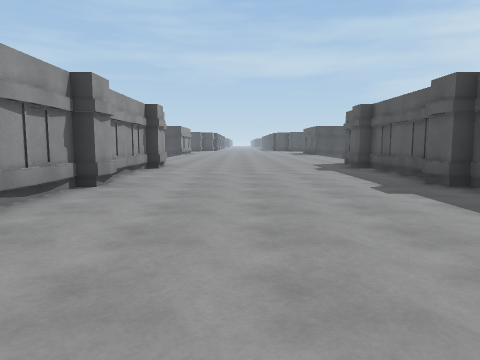
View 1 (above)

20 first-person views from a walk through a Unity game level. The camera is 1.3 m above the floor, tilts 6° down and sees 70° across. The floor is counted in squares, 2 m on a side. Each view is taken from the middle of a square. On the plan, view 1 faces up. The plan holds only what a view shows up to about 10 squares ahead; the rest is blank. The place goes on beyond the plan.

View 2
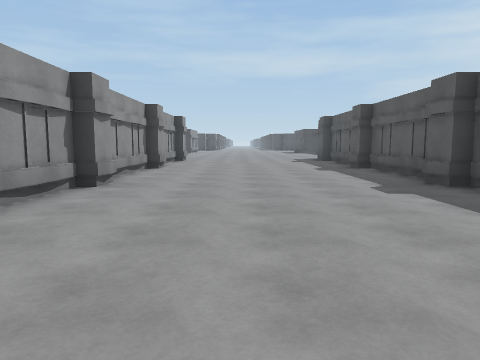

View 3
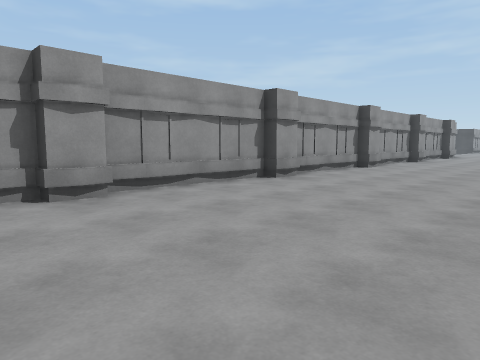

View 4
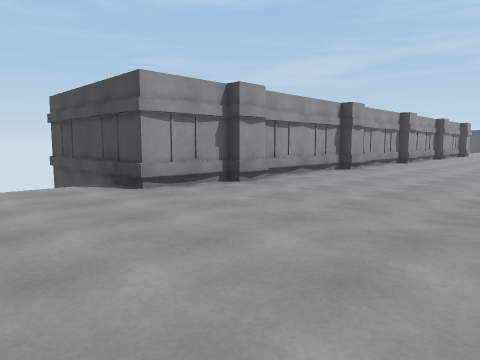

View 5
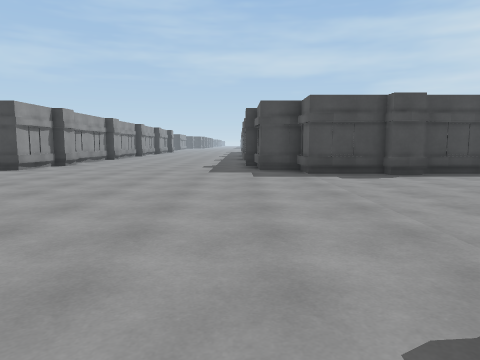

View 6
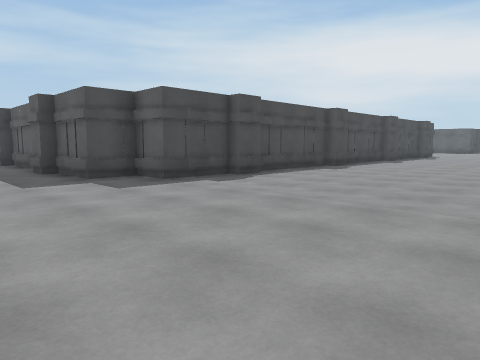

View 7
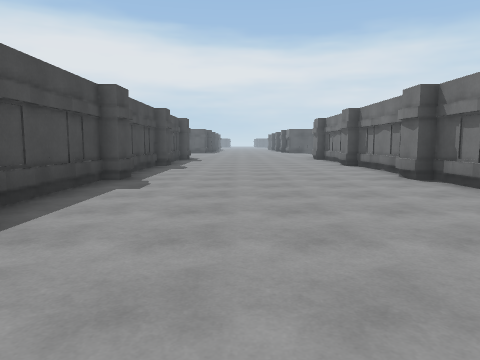

View 8
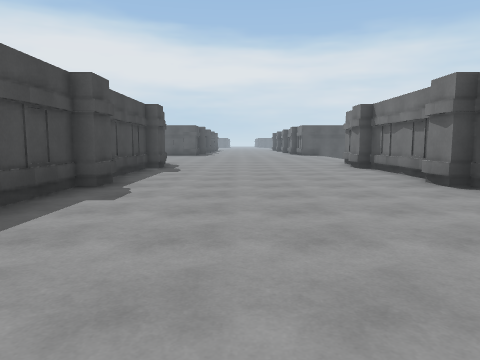

View 9
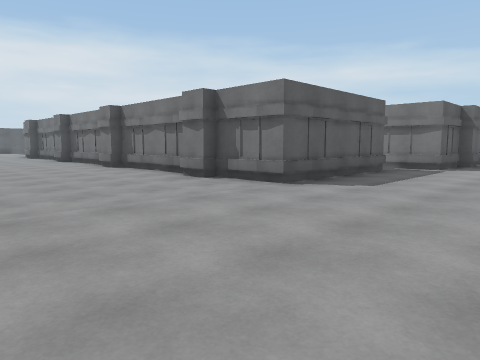

View 10
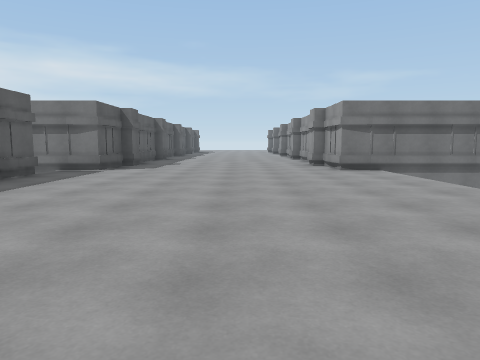

View 11
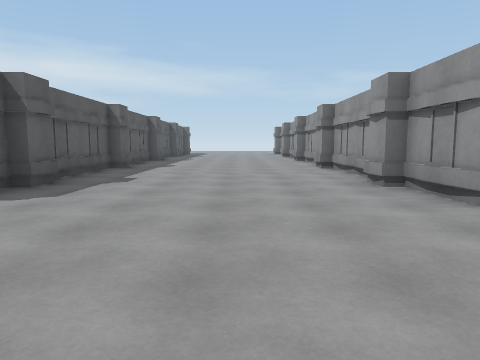

View 12
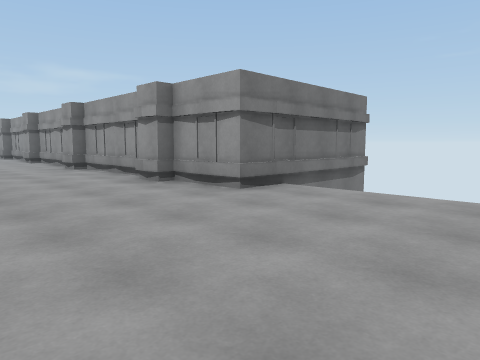

View 13
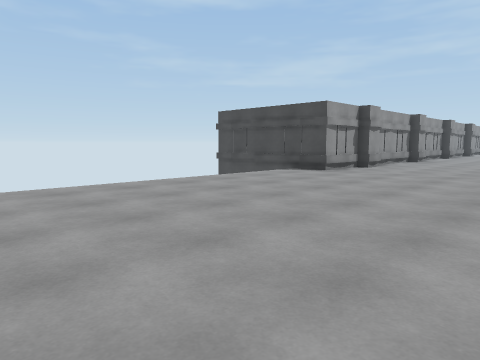

View 14
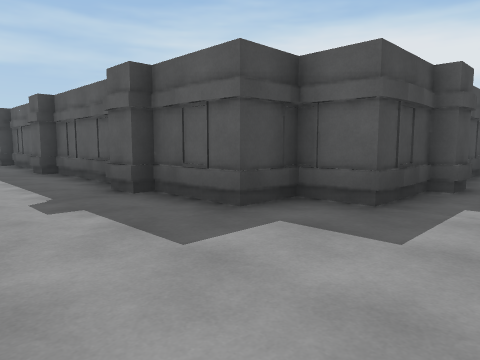

View 15
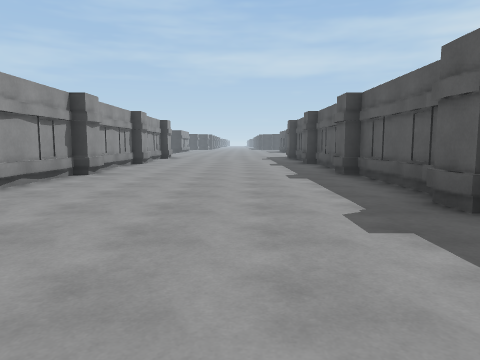

View 16
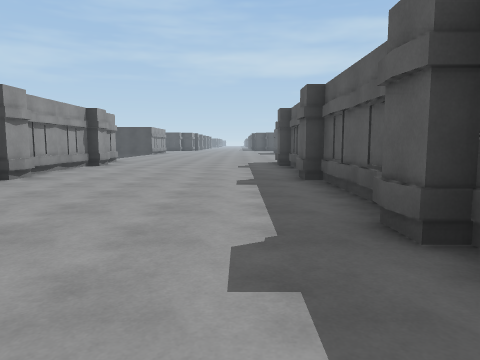

View 17
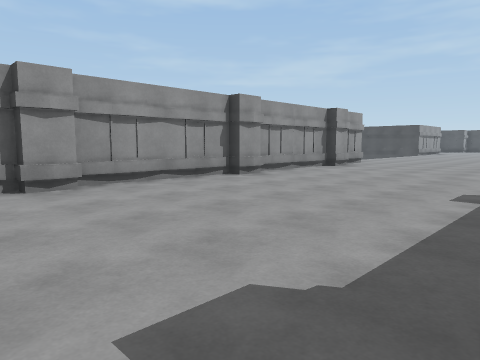

View 18
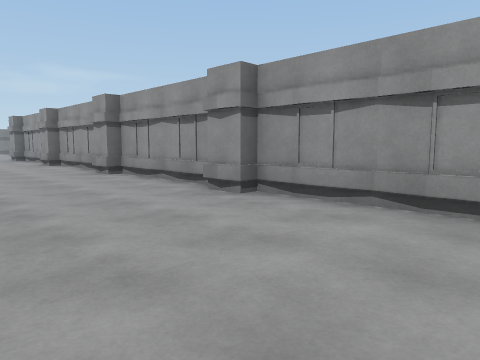

View 19
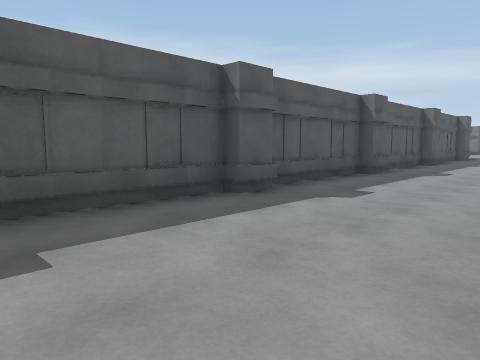

View 20
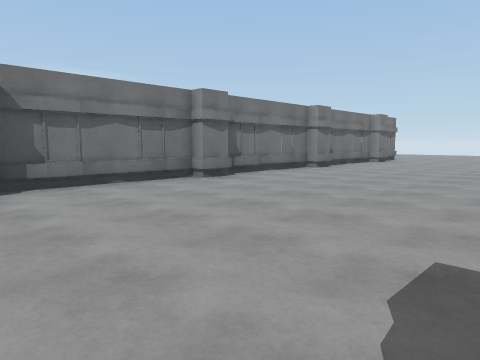

### Floor plan
Key: @ floor where view 1 was taken; . floor; B building.
Columns run from 6 left of view 1 to 19 right of it. Each row starts with its distance up from view 1.
  9    BB....BB
  8    B......B
  7    B......B
  6    B......B
  5    BB....BB
  4    B......B
  3    B......B
  2    B......B
  1    BB....BB
  0    B..@...B
 -1    B......B
 -2    B......B
 -3    BB....BB
 -4    B......B
 -5    B......B
 -6    B......
 -7    BB....B
 -8 BBBB......BB
 -9 BBB........BBBBBBB BBB BBB
-10    .........B...B...B...B.
-11    .......................
-12    .......................
-13    .......................
-14    .......................
-15    .........B...B...B...B.
-16    ........BBBBBBBBBBBBBBB
-17    ........B
-18    ........B
-19    ........B
-20 BBB........B
-21   BB......BB
-22    B......B
-23    BB....B
-24     ......
-25    B......B
-26    B......B
-27     B....B

Positions as (right, up) in squares from view 1, and headings:
1: (0, 0), facing up
2: (0, -4), facing up
3: (2, -8), facing up-left
4: (2, -11), facing up-left
5: (3, -17), facing up
6: (1, -15), facing up-right
7: (4, -12), facing right
8: (9, -12), facing right
9: (1, -11), facing down-right
10: (0, -12), facing down
11: (0, -17), facing down
12: (1, -17), facing down-left
13: (2, -16), facing up-left
14: (1, -11), facing up-right
15: (1, -6), facing up
16: (2, -1), facing up
17: (3, 0), facing up-left
18: (1, 9), facing down-left
19: (0, 9), facing down-right
20: (19, -10), facing down-left
